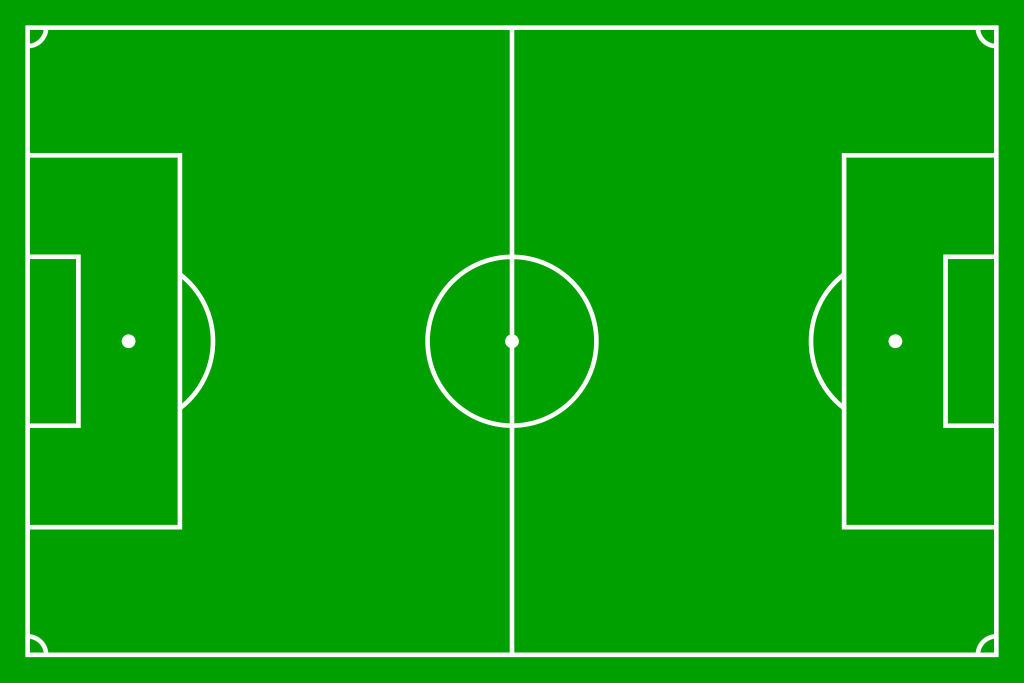
#> input picture CricketMatch/CricketMatch/Picture1.png, 2048 x 1365 px (shown at 1/2 size); its folder holds only this picture in this run
$ python -i hic_main.py   (imports and definitions only)
#> lines starting #> are read from the running program, lines starting #| are printed output that depends on the picture; after the words box and inside, x2 and y2 are one past the last pixel; in counts of white or black regions, pixels touching at a corner belong together
from __future__ import absolute_import
import cv2
from random import shuffle
import os
import time
# from model import inference
from .inference_model import inference
from .segmentor import segment

PATH = os.path.dirname(os.path.realpath(__file__))


zone = [1,2,3,4,5,6,7,8,9,10]
map={}
#key = cv2. waitKey(1)
#webcam = cv2.VideoCapture(1)

def get_metadata():
    jerseyNumbers = [27, 7, 25, 5, 4, 34, 20, 16, 18, 11]
    position = [(170,683), (601,203), (601,683), (601,1163), (1083,1001) , (1083,343), (1461,203), (1461,683),(1461,1163), (1802,683)]
    global map
    map={}
    key = cv2. waitKey(1)
#> (key Esc is pressed here)


    shuffle(jerseyNumbers)
    print(jerseyNumbers)
    image = cv2.imread(PATH + '/Picture1.png')
#> image is the input picture: shape (1365, 2048, 3); mean B, G, R 11.3, 164.2, 11.3
    font = cv2.FONT_HERSHEY_SIMPLEX
    fontScale = 2
    color = (255, 255, 255)
    thickness = 10
    image = cv2.putText(image, '', (100,40), font,fontScale, color, thickness, cv2.LINE_AA)

    for i in range(len(position)):
        org= position[i]
        image = cv2.putText(image, str(jerseyNumbers[i]), org, font,fontScale, color, thickness, cv2.LINE_AA)
        map[zone[i]]=jerseyNumbers[i]
#> this loop made 10 passes
#> pass 1, in get_metadata, `image = cv2.putText(image, str(jerseyNumbers[i]), org, font,fontScale,..`:
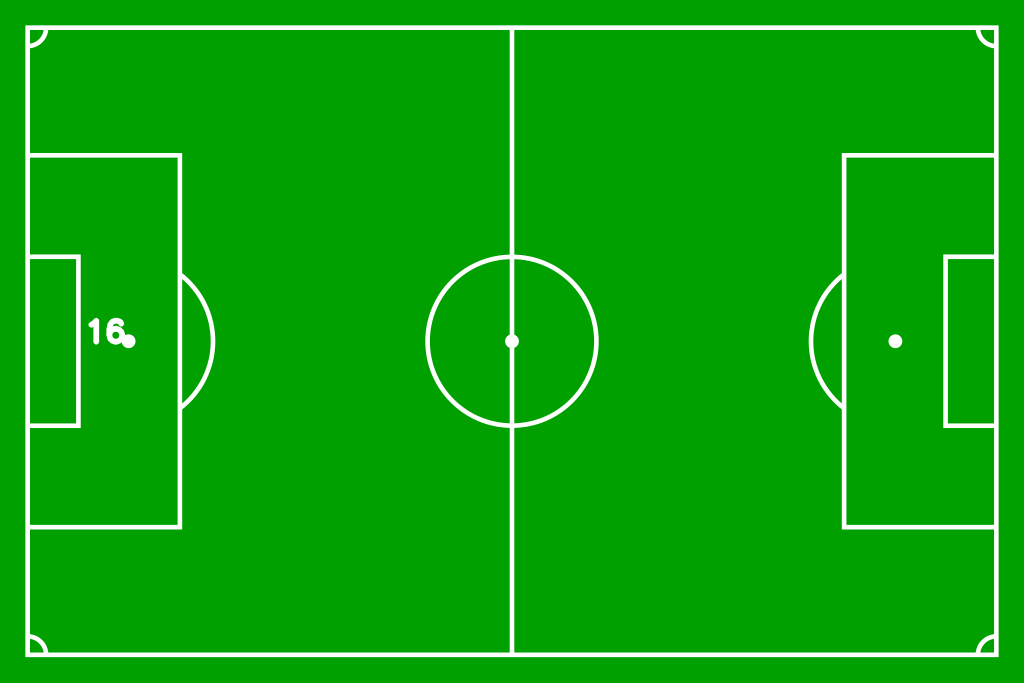
#> image: shape (1365, 2048, 3) (shown at 1/2 size); 0.08% of pixels changed, all inside (x1, y1, x2, y2) = (176, 635, 251, 690)
#> pass 2, in get_metadata, `image = cv2.putText(image, str(jerseyNumbers[i]), org, font,fontScale,..`:
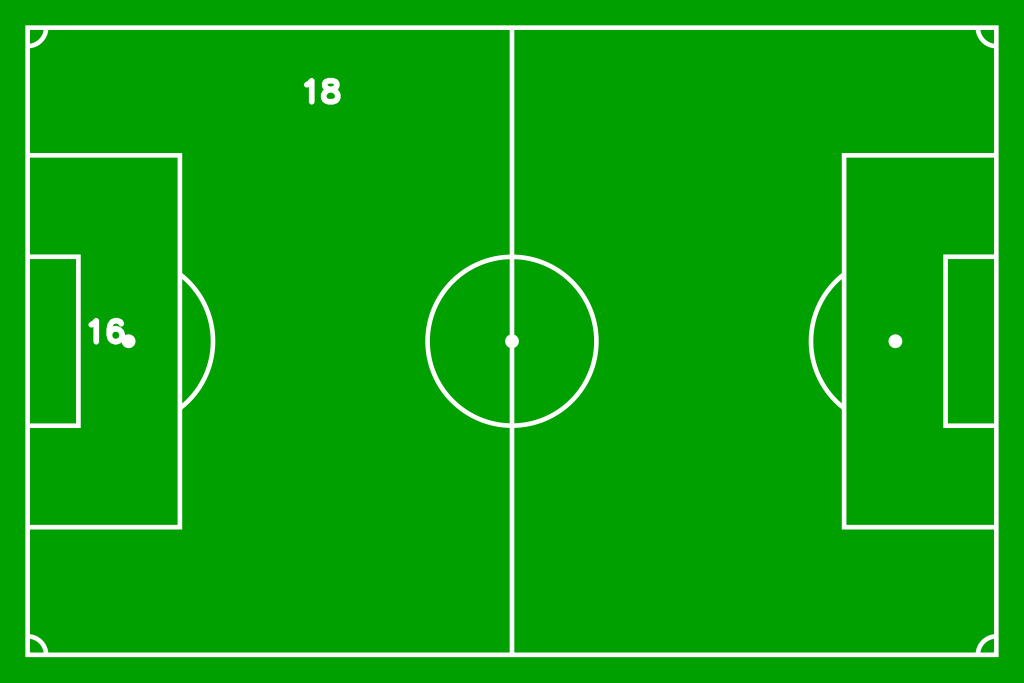
#> image: shape (1365, 2048, 3) (shown at 1/2 size); 0.09% of pixels changed, all inside (x1, y1, x2, y2) = (607, 155, 682, 210)
#> after the loop:
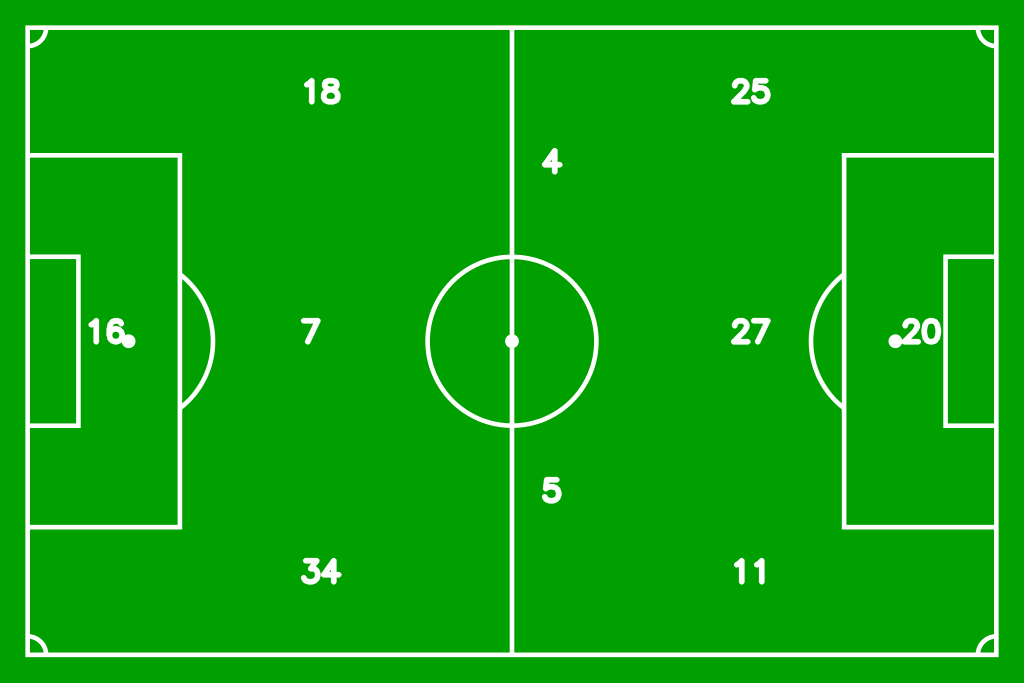
#> image: shape (1365, 2048, 3) (shown at 1/2 size); mean B, G, R 13, 164.8, 13
#> after the loop, map = 10 items

    tmp = cv2.cvtColor(image, cv2.COLOR_BGR2GRAY)
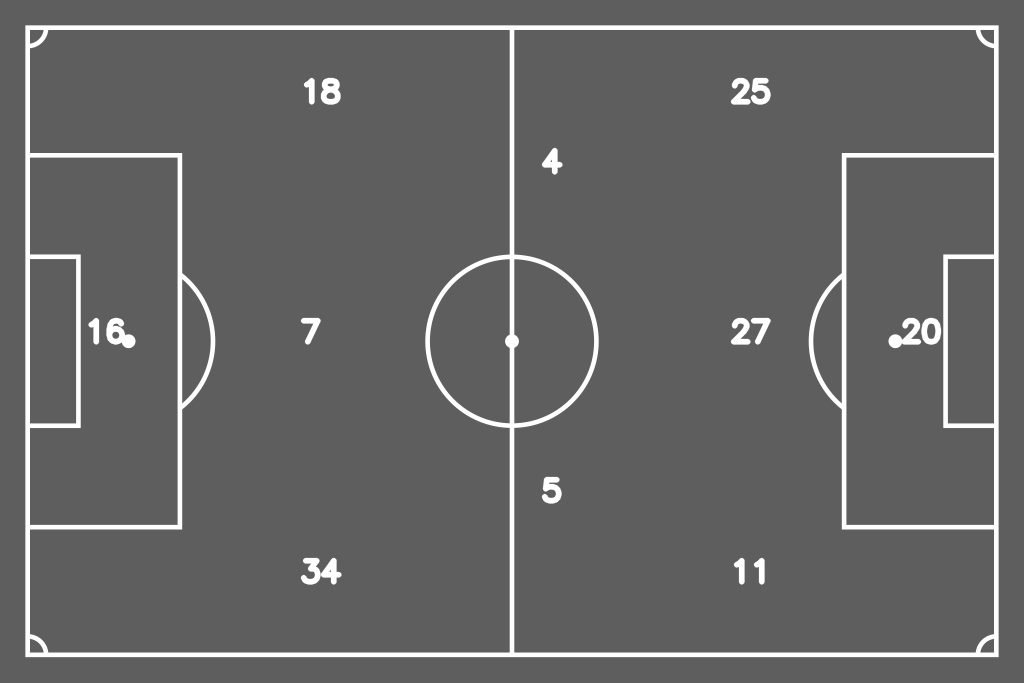
#> tmp: shape (1365, 2048) (shown at 1/2 size); min 94, max 255, mean 102.2
    _,alpha = cv2.threshold(tmp,0,255,cv2.THRESH_BINARY)
#> alpha: shape (1365, 2048); every value is 255
    b, g, r = cv2.split(image)
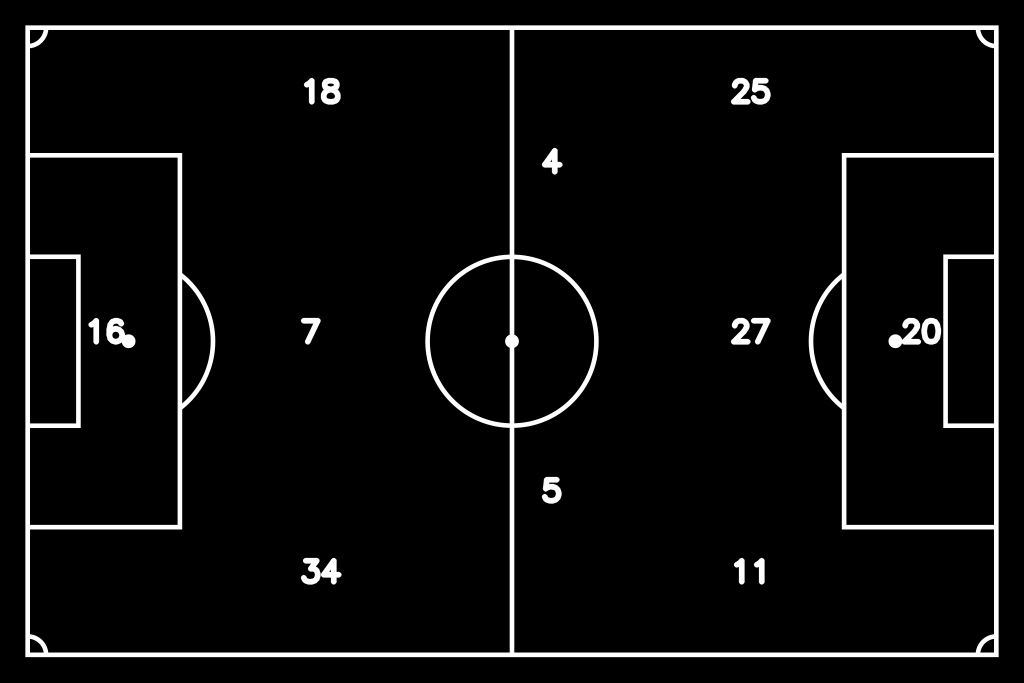
#> b: shape (1365, 2048) (shown at 1/2 size); min 0, max 255, mean 13
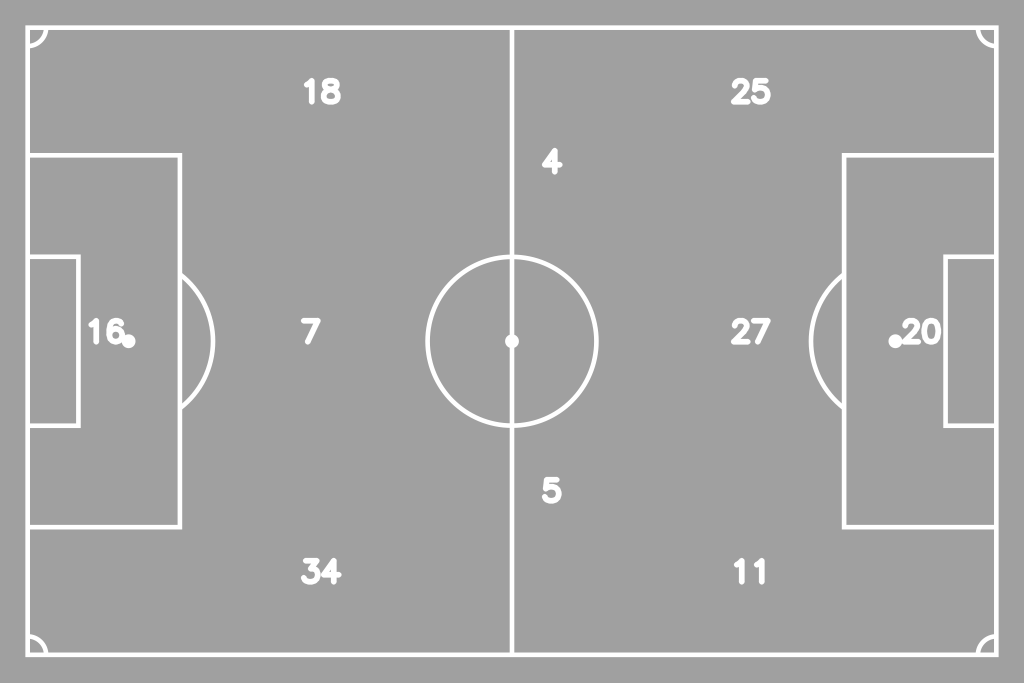
#> g: shape (1365, 2048) (shown at 1/2 size); min 160, max 255, mean 164.8
    rgba = [b,g,r, alpha]
    dst = cv2.merge(rgba,4)
    # dst = cv2.rotate(dst,cv2.ROTATE_90_CLOCKWISE)
    cv2.imwrite(PATH + "/position/positions.png",dst)
    # return "/position/positions.png"

# [58 lines left out: functions liveView, cam, process, not called in this run]

>>> result = get_metadata()
